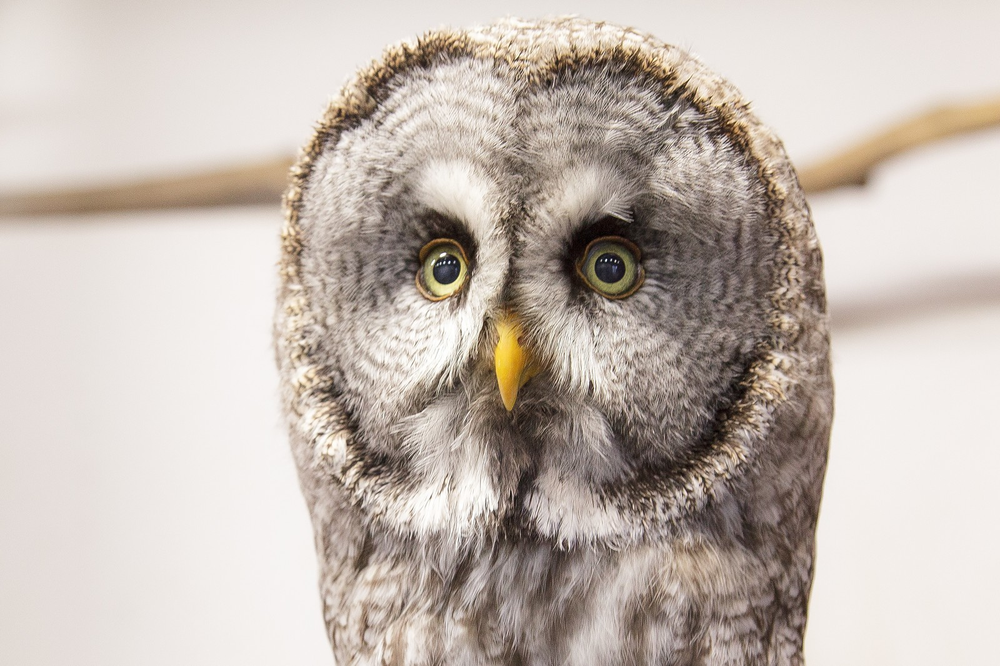
%> input picture kadai04/kadai04.png, 1000 x 666 px, shrunk from 1600 x 1066 before the run
$ octave kadai04.m   (GNU Octave 9; MATLAB toolbox functions it lacks are replaced by stand-ins)
%> lines starting %> are read from the running program, lines starting %| are printed output that depends on the picture
clear; % 変数のオールクリア

ORG=imread('kadai04.png'); % 原画像の入力
%> ORG is the input picture: size 666x1000x3 uint8; mean R, G, B 196.6, 185.9, 177.9
ORG=rgb2gray(ORG); % カラー画像を白黒濃淡画像へ変換
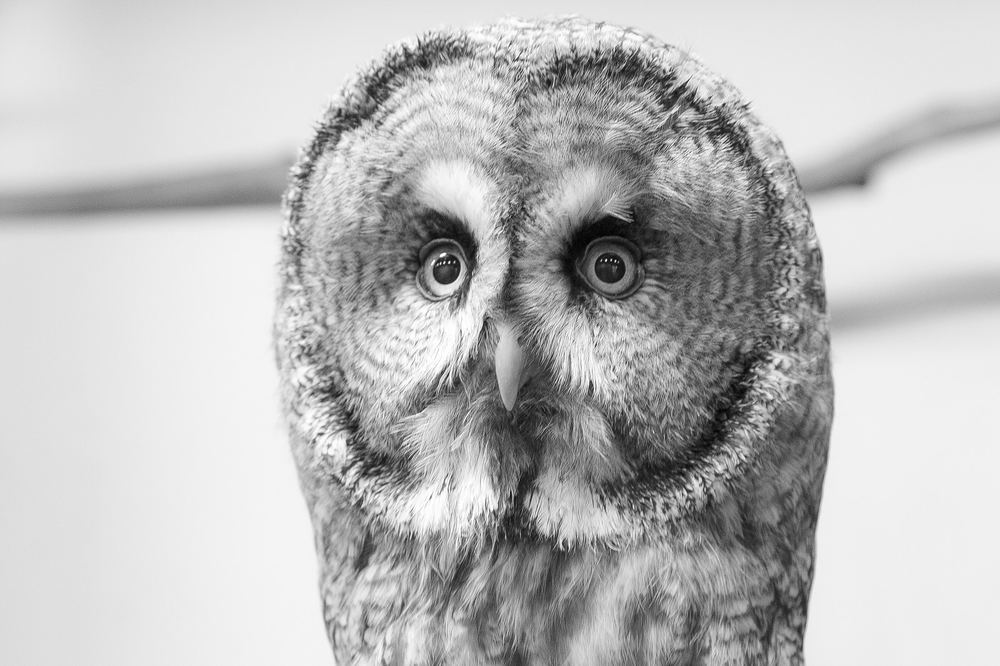
%> ORG: size 666x1000 uint8; min 2, max 255, mean 188.1
imagesc(ORG); colormap(gray); colorbar;
pause;

imhist(ORG); % ヒストグラムの表示
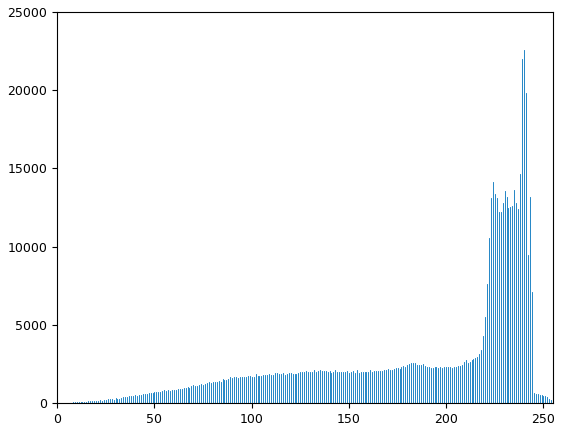
%> figure redrawn from the program's plot data; highest point at x = 240, y = 22596

$ run again, with kadai04/kadai4_1.png copied over kadai04/kadai04.png
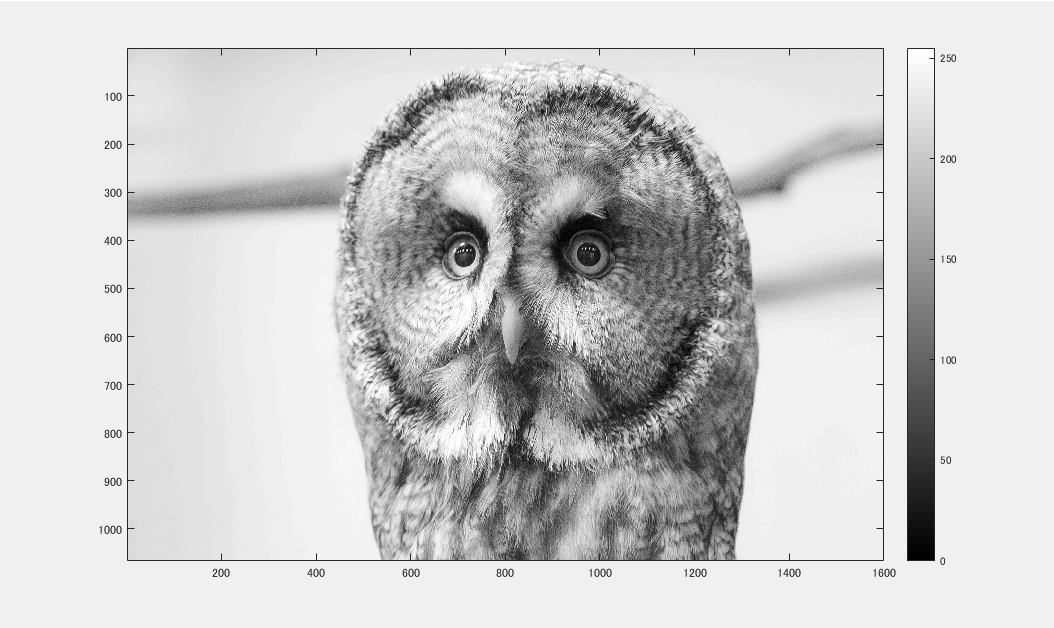
%> input picture kadai04/kadai4_1.png, 1054 x 628 px
%> ORG is the input picture: size 628x1054x3 uint8; min 0, max 255, mean 206
%> ORG: size 628x1054 uint8
%> `imhist(ORG);`:
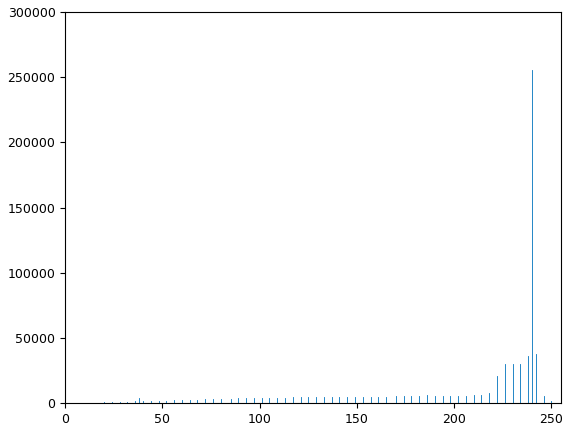
%> figure redrawn from the program's plot data; highest point at x = 240, y = 255683
